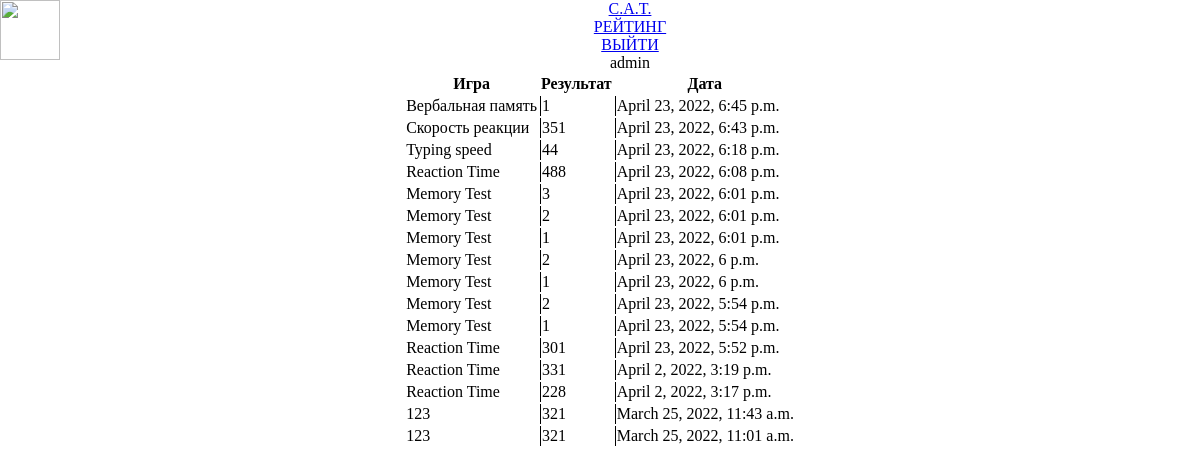
The page /results/ (signed in) on the database its author committed.
### base/models.py (models this page shows, shortened)
class Result(models.Model):
    user = models.ForeignKey(User, on_delete=models.CASCADE)
    game = models.CharField(max_length=50)
    score = models.IntegerField()
    created = models.DateTimeField(auto_now_add=True)
    class Meta:
        ordering = ['-created']

### base/views.py (the view)
# urls.py: path('results/', ResultList.as_view(), name='results'),
class ResultList(LoginRequiredMixin,ListView):
    model = Result
    template_name = "base/result_list.html"
    context_object_name = 'results'
    def get_context_data(self, **kwargs):
        context = super().get_context_data(**kwargs)
        context['results'] = context['results'].filter(user=self.request.user)
        search_input = self.request.GET.get('search-area') or ''
        if search_input:
            context['results'] = context['results'].filter(title__icontains=search_input)
        context['search_inputs'] = search_input
        return context

### base/templates/base/result_list.html (shortened to what this page needs)
{% extends 'base/main.html' %}
{% block content %}
<body>
<div class="header">
            <div class="left-items">
                <a href="{% url 'games' %}">
                    <div class="logo">
                        <div><img src="https://emojis.wiki/emoji-pics/openmoji/black-cat-openmoji.png" width="60" height="60" class="displayed"></div>
                        <div>C.A.T.</div>
                    </div>
                </a>
                <a href="{% url 'results' %}">
                    <div class="rating">РЕЙТИНГ</div>
                </a>
            </div>
            <div class="right-items">
                {% if request.user.is_authenticated %}
                <a href="{%url 'logout'%}">
                    <div class="login">ВЫЙТИ</div>
                </a>
                {% else %}
                 <a href="{%url 'login'%}">
                    <div class="login">ВОЙТИ</div>
                </a>
                {%endif%}
                {% if request.user.is_authenticated %}
                <div class="signup">{{request.user}}</div>
                {% else %}
                <a href="{%url 'register'%}">
                <div class="signup">РЕГИСТРАЦИЯ</div>
                </a>
                {%endif%}
            </div>
        </div>
        <center>
<table>
    <tr>
        <th>
            Игра
        </th>
        <th>
            Результат
        </th>
        <th>
            Дата
        </th>
    </tr>
    {% for result in results %}
    <tr>
        <td>{{result.game}}</td>
        <td style="border-left:1px solid black">{{result.score}}</td>
        <td style="border-left:1px solid black">{{result.created}}</td>
    </tr>
    {% empty %}
        <h3>Нет результатов</h3>
    {% endfor %}
</table>
</center>
</body>
{% endblock content %}

### base/templates/base/main.html (style rules this page uses)
IMG.displayed { display: block; margin-left: auto; margin-right: auto; float: left; }
body { margin: 0; padding: 0; }
.header { margin: 0; text-align: center; }
a { color: "black"; }

### rows shown on the page
Result: game "Вербальная память", score "1", created "April 23, 2022, 6:45 p.m."
Result: game "Скорость реакции", score "351", created "April 23, 2022, 6:43 p.m."
Result: game "Typing speed", score "44", created "April 23, 2022, 6:18 p.m."
Result: game "Reaction Time", score "488", created "April 23, 2022, 6:08 p.m."
Result: game "Memory Test", score "3", created "April 23, 2022, 6:01 p.m."
Result: game "Memory Test", score "2", created "April 23, 2022, 6:01 p.m."
Result: game "Memory Test", score "1", created "April 23, 2022, 6:01 p.m."
Result: game "Memory Test", score "2", created "April 23, 2022, 6 p.m."
Result: game "Memory Test", score "1", created "April 23, 2022, 6 p.m."
Result: game "Memory Test", score "2", created "April 23, 2022, 5:54 p.m."
Result: game "Memory Test", score "1", created "April 23, 2022, 5:54 p.m."
Result: game "Reaction Time", score "301", created "April 23, 2022, 5:52 p.m."
Result: game "Reaction Time", score "331", created "April 2, 2022, 3:19 p.m."
Result: game "Reaction Time", score "228", created "April 2, 2022, 3:17 p.m."
Result: game "123", score "321", created "March 25, 2022, 11:43 a.m."
Result: game "123", score "321", created "March 25, 2022, 11:01 a.m."

### other values the page prints
{{ request.user }} "admin"
